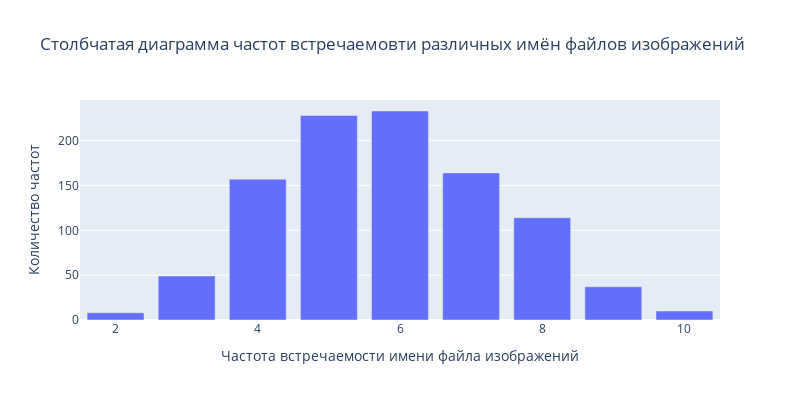

Here is the notebook cell this chart was saved with:
### Markdown cell above
### 1.1 Исследование данных текстового описания

### Code cell
def bar_chart_show_(data,title,xaxis,yaxis,width=800,height=400):
    '''Функция построения столбчатой диаграммы с агрегацией признака'''
    bar_chart = go.Bar(
        x=data.value_counts().sort_index().index,
        y=data.value_counts().sort_index().values
    )
    layout = go.Layout(
        title=title,
        xaxis=dict(title=xaxis),
        yaxis=dict(title=yaxis),
        width=width, height=height
    )
    fig = go.Figure(data=[bar_chart], layout=layout)
    fig.show()

bar_chart_show_(
    data=train_dataset.image.value_counts(),
    title='Столбчатая диаграмма частот встречаемовти различных имён файлов изображений',
    xaxis='Частота встречаемости имени файла изображений',
    yaxis='Количество частот'
)
print('Количество уникальных значений признаков:', train_dataset.image.nunique())

### Figure 1 — Plotly figure (JSON) as saved in the notebook; plotly's stock layout.template omitted (floating-point values rounded to 4 significant figures)
{"data": [{"type": "bar", "x": [2, 3, 4, 5, 6, 7, 8, 9, 10], "y": [8, 49, 157, 228, 233, 164, 114, 37, 10]}], "layout": {"height": 400, "title": {"text": "Столбчатая диаграмма частот встречаемовти различных имён файлов изображений"}, "width": 800, "xaxis": {"title": {"text": "Частота встречаемости имени файла изображений"}}, "yaxis": {"title": {"text": "Количество частот"}}}}
